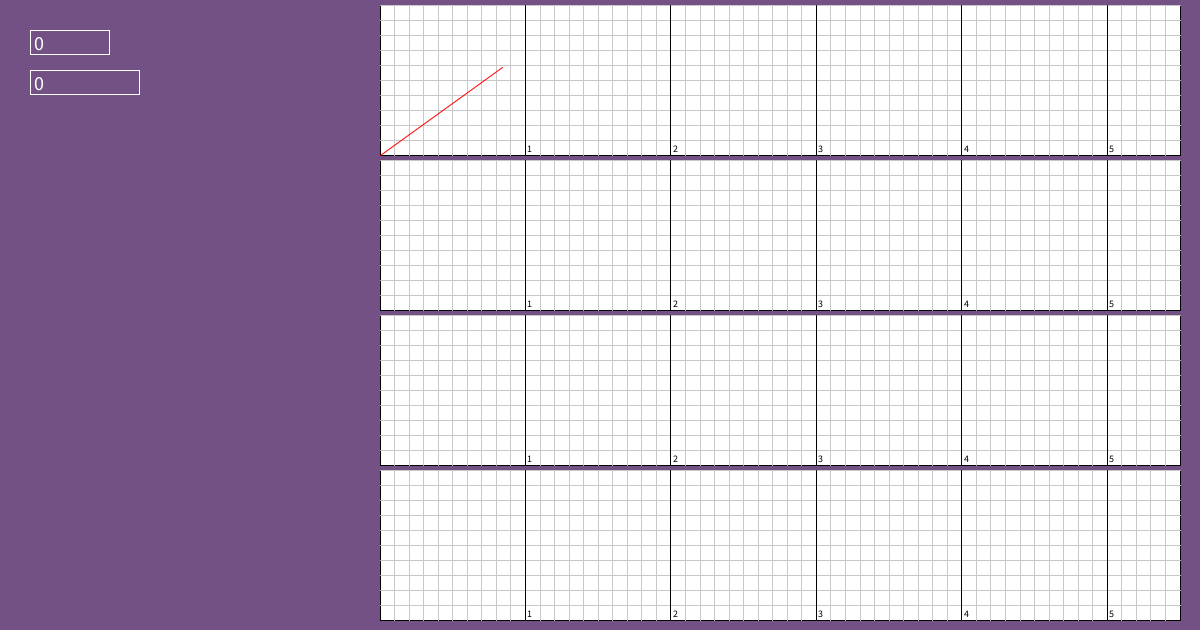
Frame 1 (no input)
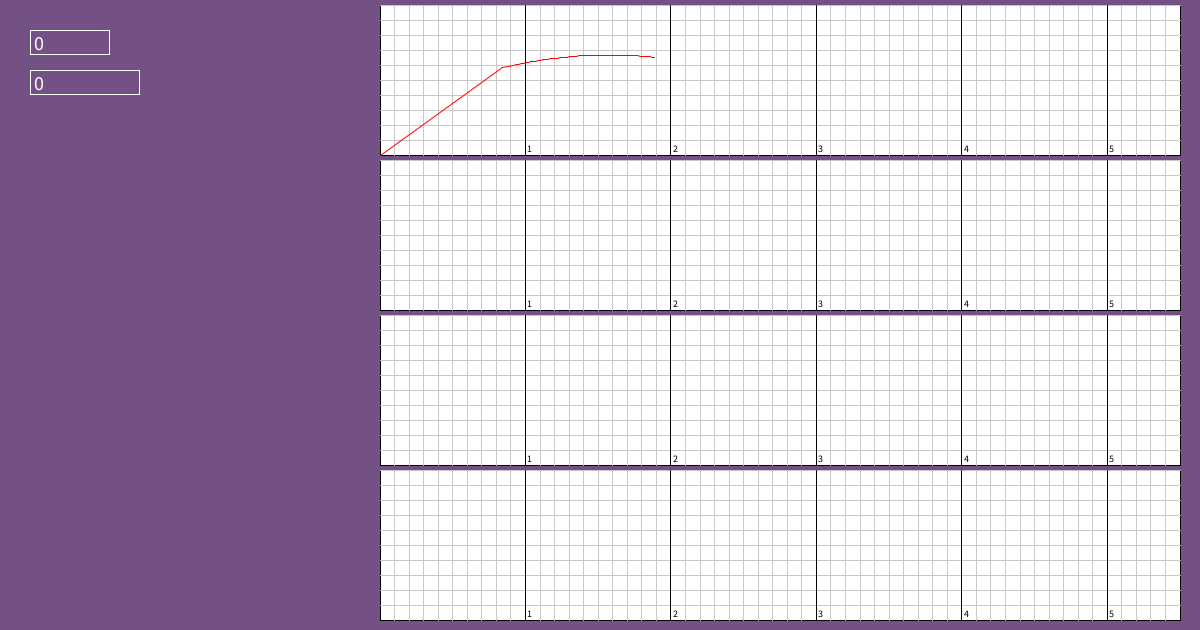
Frame 60 (the mouse pressed at the canvas centre just before this capture)
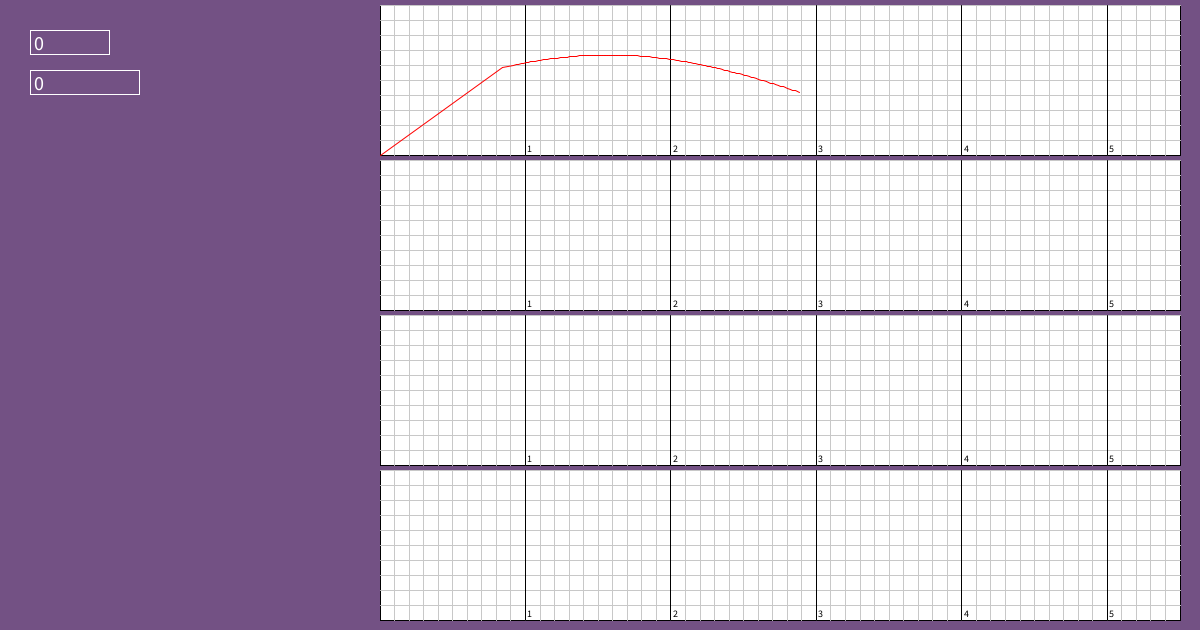
Frame 120 (the mouse held since frame 60 and released just before this capture)

The Processing sketch that drew these frames (run headless with seeded random() and noise(); from frame 60 on, the mouse is pressed at the canvas centre):

// Processing sketch: SSMatrix
// ── SSMatrix.pde
textbox s1 = new textbox();   //textbox1
textbox s2 = new textbox();   //textbox1
plot plot1 = new plot();
plot plot2 = new plot();
plot plot3 = new plot();
plot plot4 = new plot();

float Tmax=5.5;
float t0=0;
boolean play=true;

void setup()
{
 size(1200,630);
  restart(); 
  
 s1.sett(30,30,20,5);  //set textbox1
 s2.sett(30,70,20,7);  //set textbox2

}

void draw()
{
  
 
 s1.viewTextbox(); 
 s2.viewTextbox(); 

if (play)
{
  t0=(float(millis())/1000)%Tmax;
  plot1.addpoint(t0,50+50*sin(1*t0)); 


  if ((float(millis())/1000)%(Tmax)>Tmax-0.1)
    {restart();}
}
}


void keyPressed()
{
 if (!play) 
 {
  s1.editTextbox();
  s2.editTextbox();      //edit testboxs
  
 }
  
  
  
  if ((key == 'P')||(key == 'p')||(key == 32))
  {
    play = play^true;                   //PAUSE!!! by P or Space
     textSize(50);
     fill(#ff0000);
     text("Пауза", 10, 610); 
   //com_talk();
   if (play)
   {restart();  }
   }
}

// ── functions.pde
void restart()
{
 background(0x735184);

plot1.refresh(380,5,800,150,Tmax);
plot2.refresh(380,5+155,800,150,Tmax);
plot3.refresh(380,5+155*2,800,150,Tmax);
plot4.refresh(380,5+155*3,800,150,Tmax);
}

// ── plot.pde
public class plot
{
public float oldX=0;
public float oldY=0;
public int X0=0;
public int Y0=0;
public int dX=0;
public int dY=0;
public float Xmax=0;

public void refresh(int x0,int y0, int dx, int dy,float xmax)
{
  oldX = 0;
  oldY = 0;      //Clear bufer data
  
  X0=x0; Y0=y0; dX=dx; dY=dy; Xmax=xmax;
  
  fill(255);
  stroke(0);
  rect(X0,Y0,dX,dY);    // Draw rect
  
  stroke(200);
  for (int i=0;i<=9;i++)
  { line(X0,Y0+dY*i/10,X0+dX,Y0+dY*i/10); }     // Y grid

  for (int i=1;i<round(Xmax*10);i++)
  {line(X0+dX*i/(10*Xmax),Y0,X0+dX*i/(10*Xmax),Y0+dY);}
  textSize(10);                                 
  fill(0);
  stroke(0);
   for (int i=1;i<round(Xmax);i++)
  { line(X0+dX*i/Xmax,Y0,X0+dX*i/Xmax,Y0+dY);
  text(i,X0+2+dX*i/Xmax,Y0+dY-3);  }            //X-second grid
}
  
public void addpoint(float x,float y)
{
  stroke(255,0,0);
  if (y>dY) {y=dY;}
  if (y<0) {y=0;}
  line(X0+oldX*dX/Xmax,Y0+dY-oldY,X0+x*dX/Xmax,Y0+dY-y);
  oldX=x;
  oldY=y;
}
  
}

// ── textbox.pde
public class textbox
{
public boolean use = false;
public int textX = 0;
public int textY = 0;
public int textH = 20;
public int maxsym = 5;
public String s = "0";
  
 public void sett(int x,int y,int h,int l)
 { textX=x;
   textY=y;
   textH=h;
   maxsym=l;  }
  
 public void viewTextbox()
 {
   if ((mouseX>textX)&&(mouseX<textX+maxsym*15+4)&&(mouseY<textY+textH+5)&&(mouseY>textY))
   {fill(#507030); use = true;}     //color of rect
   else
   {fill(#735184); use = false;} 
   
   stroke(255,255,255);            //color of stroke
   rect(textX,textY,maxsym*15+4,textH+4);
  
  fill(255);                       //color of text
  textSize(textH);
  text(s,textX+4,textY+textH);
 } 
 
 public void editTextbox()
 {
    if ((use)&&(key>='0')&&(key<='9')&&(s.length()<maxsym)||(key==46)||(key=='-'))
    {
    s+=key;
    }
    
    if ((use)&&(int(key)==8)&&(s.length()>0))
    {
    s = s.substring(0,s.length()-1);
    } 
 }
 
}
